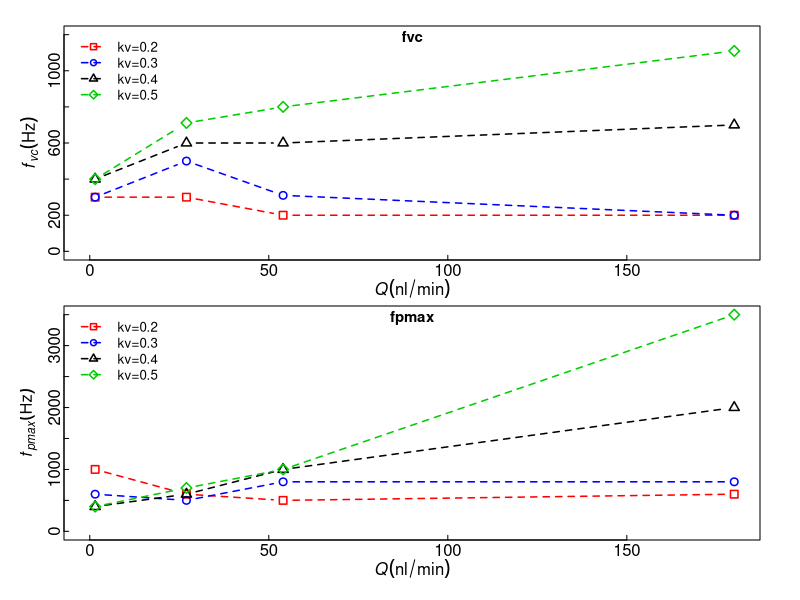

Generate this figure with R:
## fvc和fpmax

fvc2<-c(300,300,200,200)
fvc3<-c(300,500,310,200)
fvc4<-c(400,600,600,700)
fvc5<-c(400,711,800,1110)

fpmax2<-c(1000,600,500,600)
fpmax3<-c(600,500,800,800)
fpmax4<-c(400,600,1000,2000)
fpmax5<-c(400,700,1000,3500)

par(mfrow = c(2,1), mar = c(2,2.2,0.3,1), oma = c(1,1,1,1))
##
yan<-c("red","blue","black","green3")
x<-c(1.5,27,54,180)
pcc<-c(0,1,2,5)

plot(x,fvc2, col=0,xlab = expression(italic(Q) (nl/min)),
     ylab = expression(italic(f["vc"]) (Hz)), mgp=c(1.1, 0, 0),tck=0.02,
     main = "", xlim = c(0, 180),ylim=c(0,1200))

     mtext("fvc",3,line=-1,font=2,cex=0.9)

     lines(x,fvc2,col=yan[1],pch=pcc[1],lwd=1.5,lty=2,type="b")
     lines(x,fvc3,col=yan[2],pch=pcc[2],lwd=1.5,lty=2,type="b")
     lines(x,fvc4,col=yan[3],pch=pcc[3],lwd=1.5,lty=2,type="b")
     lines(x,fvc5,col=yan[4],pch=pcc[4],lwd=1.5,lty=2,type="b")

     leg1<-c("kv=0.2","kv=0.3","kv=0.4","kv=0.5")

    legend("topleft",legend=leg1,col=yan,pch=pcc,lwd=1.5,lty=2,inset=.02,bty="n",cex=0.8)


    plot(x,fpmax2, col=0,xlab = expression(italic(Q) (nl/min)),
         ylab = expression(italic(f["pmax"]) (Hz)), mgp=c(1.1, 0, 0),tck=0.02,
         main = "", xlim = c(0, 180),ylim=c(0,3500))

         mtext("fpmax",3,line=-1,font=2,cex=0.9)

         lines(x,fpmax2,col=yan[1],pch=pcc[1],lwd=1.5,lty=2,type="b")
         lines(x,fpmax3,col=yan[2],pch=pcc[2],lwd=1.5,lty=2,type="b")
         lines(x,fpmax4,col=yan[3],pch=pcc[3],lwd=1.5,lty=2,type="b")
         lines(x,fpmax5,col=yan[4],pch=pcc[4],lwd=1.5,lty=2,type="b")

         leg1<-c("kv=0.2","kv=0.3","kv=0.4","kv=0.5")

        legend("topleft",legend=leg1,col=yan,pch=pcc,lwd=1.5,lty=2,inset=.02,bty="n",cex=0.8)
